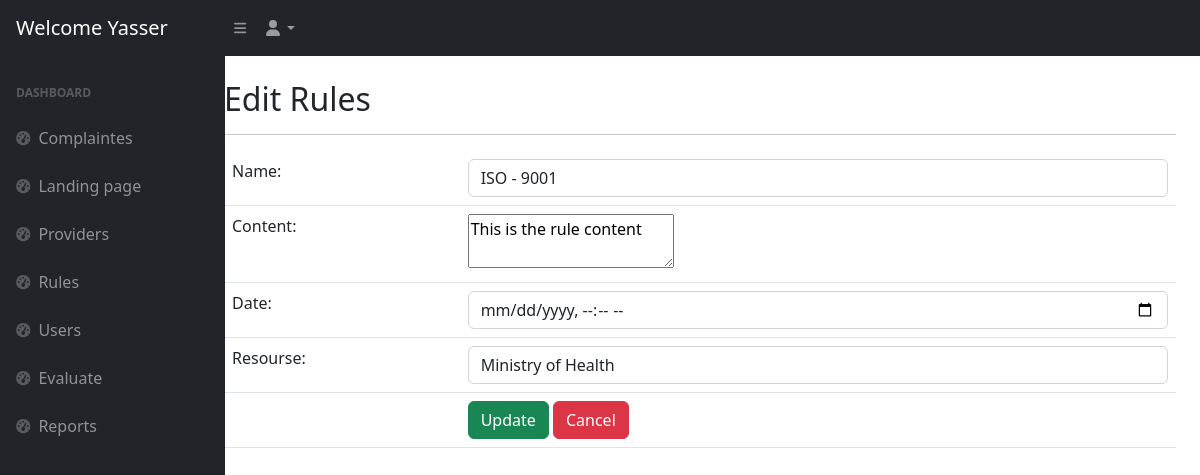
/admin/edit_rules.php?val=1 (signed in), run on the app's committed database.
### tables this page shows
CREATE TABLE `rules` (
  `rule_id` int(11) NOT NULL,
  `rule_name` varchar(255) NOT NULL,
  `rule_content` text NOT NULL,
  `rule_date` date NOT NULL,
  `rule_resourse` varchar(255) NOT NULL
);

### admin/edit_rules.php (the view, shortened to what this page needs)
<?php
require_once('app_nav.php');
require_once('nav.php');
?>
<main class="col-md-9 ms-sm-auto col-lg-10 px-md-4" style="margin-top: 80px;">
    <h2>Edit Rules</h2>
    <hr>
<?php
                if(isset($_GET['val'])){
                $id = $_GET['val'];
                require_once('../config.php');
                $sql = "select * from rules where rule_id = '$id'";
                $result = mysqli_query($conn, $sql);
                while ($row = mysqli_fetch_assoc($result)) {
                ?>
    <form name="Rules" id="add_ne" action="" method="POST">
        <div class="table-responsive">
            <table class="table">
                <tr>
                    <td><label class="form-label">Name:</label></td>
                    <td><input class="form-control" id="name" type="text"
                    name="rule_name" value="<?php echo $row['rule_name']; ?>"></td>
                </tr>
                <tr>
                    <td><label>Content:</label></td>
                    <td><textarea name="rule_content" id="editor"><?php echo $row['rule_content']; ?></textarea>
                    </td>
                </tr>
                <tr>
                    <td><label>Date:</label></td>
                    <td><input class="form-control" id="date" type="datetime-local"
                    name="rule_date" value="<?php echo $row['rule_date']; ?>"></td>
                </tr>
                <tr>
                    <td><label class="form-label">Resourse:</label></td>
                    <td><input class="form-control" id="resourse" type="text"
                    name="rule_resourse" value="<?php echo $row['rule_resourse']; ?>"></td>
                </tr>
                <tr>
                    <td></td>
                    <td>
                    <input class="btn btn-success" type="submit" value="Update" name="edit_rule">
                    <a href="./rules.php" class="btn btn-danger">Cancel</a>
                    </td>
                </tr>
            </table>
        </div>
    </form>
<?php
        }}
?>
</main>
<?php
    require_once('footer.php');
?>

### data on the page
rules: rule_name "ISO - 9001", rule_content "This is the rule content", rule_resourse "Ministry of Health"

### other printed values
$name "Yasser"
